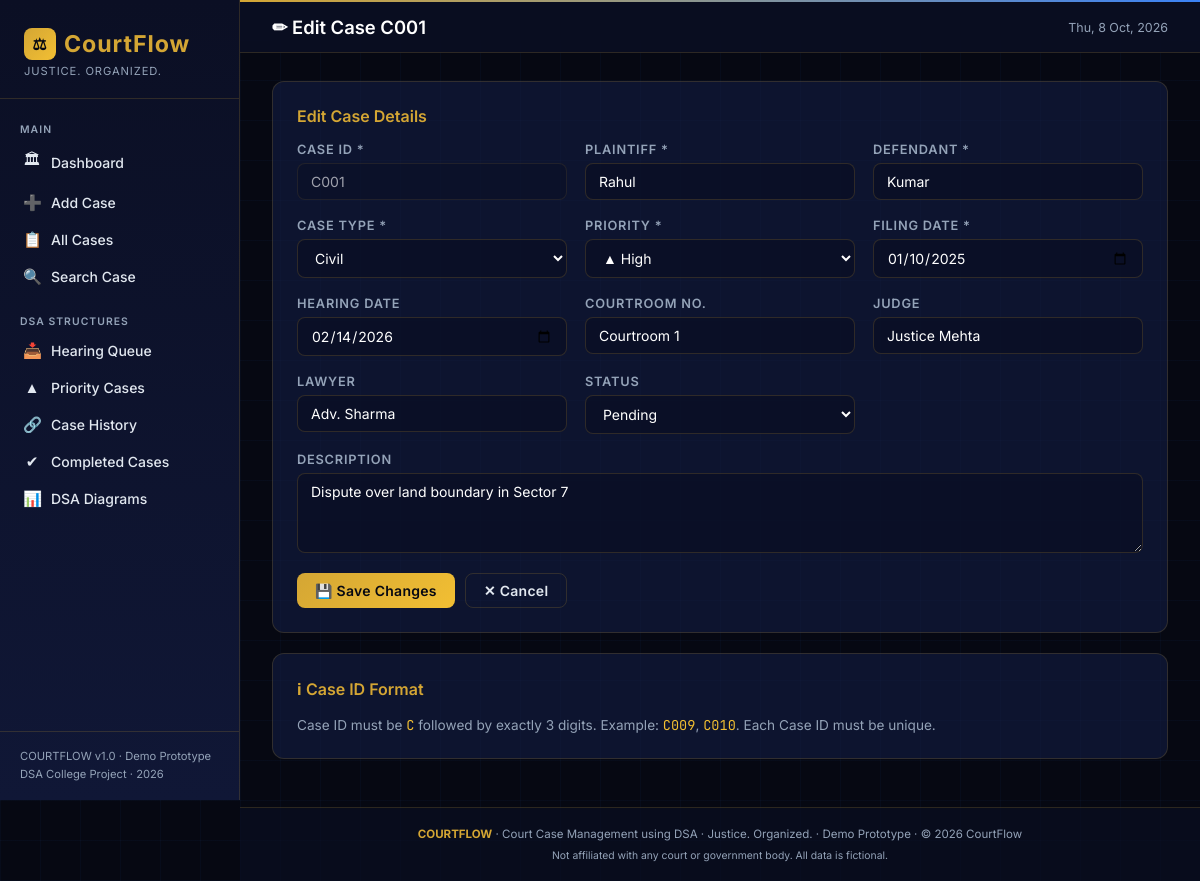
Page /edit/C001 on the committed database.
### tables this page shows
CREATE TABLE cases (
            case_id     TEXT PRIMARY KEY,
            plaintiff   TEXT NOT NULL,
            defendant   TEXT NOT NULL,
            case_type   TEXT NOT NULL,
            description TEXT,
            priority    TEXT NOT NULL DEFAULT 'Low',
            filing_date TEXT NOT NULL,
            hearing_date TEXT,
            judge       TEXT,
            lawyer      TEXT,
            status      TEXT NOT NULL DEFAULT 'Pending'
        , courtroom_no TEXT DEFAULT 'Courtroom 1');

### app.py (the view, shortened to what this page needs)
@app.route("/edit/<case_id>", methods=["GET", "POST"])
def edit_case(case_id):
    case = db.get_case_by_id(case_id)
    if not case:
        flash(f"Case '{case_id}' not found.", "error")
        return redirect(url_for("cases"))
    return render_template("add_case.html", form=case, edit=True)

### database.py (called while the page is built)
def get_db():
    conn = sqlite3.connect(DB_PATH)
    conn.row_factory = sqlite3.Row   # allows row['column_name'] access
    conn.execute("PRAGMA foreign_keys = ON")
    return conn

def get_case_by_id(case_id):
    conn = get_db()
    row = conn.execute("SELECT * FROM cases WHERE case_id = ?", (case_id,)).fetchone()
    conn.close()
    return dict(row) if row else None

### templates/add_case.html (shortened to what this page needs)
{% extends "base.html" %}
{% block page_title %}{% if edit %}✏ Edit Case {{ form.case_id }}{% else %}➕ Add New Case{% endif %}{% endblock %}
{% block content %}
<div class="card">
  <h2 class="card-title">{% if edit %}Edit Case Details{% else %}File a New Case{% endif %}</h2>
  <form method="POST" autocomplete="off">
    <div class="form-grid">
      <div class="form-group">
        <label for="case_id">Case ID <span aria-label="required">*</span></label>
        <input type="text" id="case_id" name="case_id"
               value="{{ form.get('case_id','') }}"
               placeholder="e.g. C009"
               {% if edit %}readonly style="opacity:0.6"{% endif %}
               required pattern="C\d{3}"
               title="Format: C followed by 3 digits (e.g. C009)">
      </div>
      <div class="form-group">
        <label for="plaintiff">Plaintiff <span aria-label="required">*</span></label>
        <input type="text" id="plaintiff" name="plaintiff"
               value="{{ form.get('plaintiff','') }}" placeholder="Full name" required>
      </div>
      <div class="form-group">
        <label for="defendant">Defendant <span aria-label="required">*</span></label>
        <input type="text" id="defendant" name="defendant"
               value="{{ form.get('defendant','') }}" placeholder="Full name" required>
      </div>
      <div class="form-group">
        <label for="case_type">Case Type <span aria-label="required">*</span></label>
        <select id="case_type" name="case_type" required>
          {% for ct in ['Civil','Criminal','Property','Family','Constitutional','Commercial'] %}
            <option value="{{ ct }}" {% if form.get('case_type') == ct %}selected{% endif %}>{{ ct }}</option>
          {% endfor %}
        </select>
      </div>
      <div class="form-group">
        <label for="priority">Priority <span aria-label="required">*</span></label>
        <select id="priority" name="priority" required>
          <option value="High"   {% if form.get('priority') == 'High' %}selected{% endif %}>▲ High</option>
        </select>
      </div>
      <div class="form-group">
        <label for="filing_date">Filing Date <span aria-label="required">*</span></label>
        <input type="date" id="filing_date" name="filing_date"
               value="{{ form.get('filing_date','') }}" required>
      </div>
      <div class="form-group">
        <label for="hearing_date">Hearing Date</label>
        <input type="date" id="hearing_date" name="hearing_date"
               value="{{ form.get('hearing_date','') }}">
      </div>
      <div class="form-group">
        <label for="courtroom_no">Courtroom No.</label>
        <input type="text" id="courtroom_no" name="courtroom_no"
               value="{{ form.get('courtroom_no','Courtroom 1') }}" placeholder="e.g. Courtroom 1">
      </div>
      <div class="form-group">
        <label for="judge">Judge</label>
        <input type="text" id="judge" name="judge"
               value="{{ form.get('judge','') }}" placeholder="e.g. Justice Mehta">
      </div>
      <div class="form-group">
        <label for="lawyer">Lawyer</label>
        <input type="text" id="lawyer" name="lawyer"
               value="{{ form.get('lawyer','') }}" placeholder="e.g. Adv. Sharma">
      </div>
      {% if edit %}
      <div class="form-group">
        <label for="status">Status</label>
        <select id="status" name="status">
          <option value="Pending"   {% if form.get('status') == 'Pending' %}selected{% endif %}>Pending</option>
        </select>
      </div>
      {% endif %}
      <div class="form-group form-full">
        <label for="description">Description</label>
        <textarea id="description" name="description"
                  placeholder="Brief case description">{{ form.get('description','') }}</textarea>
      </div>
    </div>
    <div class="form-actions">
      <button type="submit" class="btn btn-primary">
        {% if edit %}💾 Save Changes{% else %}📥 File Case{% endif %}
      </button>
      <a href="{{ url_for('cases') }}" class="btn btn-ghost">✕ Cancel</a>
    </div>
  </form>
</div>
<div class="card" style="margin-top:12px">
  <div class="card-title">ℹ Case ID Format</div>
  <p style="font-size:0.85rem;color:var(--text-muted)">
    Case ID must be <span class="mono text-gold">C</span> followed by exactly 3 digits.
    Example: <span class="mono text-gold">C009</span>, <span class="mono text-gold">C010</span>.
    Each Case ID must be unique.
  </p>
</div>
{% endblock %}

### static/style.css (style rules this page uses)
:root { --midnight-0: #060812; --midnight-1: #0b0f24; --midnight-2: #101736; --midnight-3: #151f48; --midnight-4: #1a285a; --gold: #d4a634; --gold-light: #f2bf33; --blue: #3b82f6; --blue-dark: #2563eb; --text-primary: #ffffff; --text-secondary: #e2e8f0; --text-muted: #94a3b8; --glass-bg: rgba(21, 31, 72, 0.55); --glass-border: rgba(212, 166, 52, 0.18); --glass-blur: blur(14px); --radius: 12px; --radius-sm: 8px; --shadow-gold: 0 0 24px rgba(212,166,52,0.10); --shadow-blue: 0 0 24px rgba(59,130,246,0.13); --transition: 0.22s cubic-bezier(.4,0,.2,1); }
*, *::before, *::after { box-sizing: border-box; margin: 0; padding: 0; }
html { font-size: 16px; scroll-behavior: smooth; }
body { font-family: 'Inter', system-ui, sans-serif; background-color: var(--midnight-0); color: var(--text-primary); min-height: 100vh; display: flex; overflow-x: hidden; }
a { color: var(--blue); text-decoration: none; }
body::before { content: ''; position: fixed; inset: 0; background-image: linear-gradient(rgba(59,130,246,0.04) 1px, transparent 1px), linear-gradient(90deg, rgba(59,130,246,0.04) 1px, transparent 1px); background-size: 40px 40px; pointer-events: none; z-index: 0; }
.card { background: var(--glass-bg); border: 1px solid var(--glass-border); border-radius: var(--radius); padding: 24px; backdrop-filter: var(--glass-blur); margin-bottom: 20px; transition: border-color var(--transition), box-shadow var(--transition); }
.card-title { font-size: 1.0rem; font-weight: 600; color: var(--gold); margin-bottom: 16px; display: flex; align-items: center; gap: 8px; }
.btn { display: inline-flex; align-items: center; gap: 6px; padding: 8px 18px; font-size: 0.875rem; font-weight: 600; border: none; border-radius: var(--radius-sm); cursor: pointer; transition: background var(--transition), transform var(--transition), box-shadow var(--transition); font-family: 'Inter', sans-serif; letter-spacing: 0.02em; text-decoration: none; }
.btn-primary { background: linear-gradient(135deg, var(--gold), var(--gold-light)); color: var(--midnight-0); }
.btn-ghost { background: transparent; border: 1px solid var(--glass-border); color: var(--text-secondary); }
.form-grid { display: grid; grid-template-columns: repeat(auto-fit, minmax(240px, 1fr)); gap: 18px; }
.form-group { display: flex; flex-direction: column; gap: 6px; }
.form-group label { font-size: 0.80rem; font-weight: 600; color: var(--text-muted); text-transform: uppercase; letter-spacing: 0.06em; }
.form-group input, .form-group select, .form-group textarea { background: rgba(11,15,36,0.75); border: 1px solid var(--glass-border); border-radius: var(--radius-sm); padding: 9px 13px; color: var(--text-primary); font-size: 0.875rem; font-family: 'Inter', sans-serif; transition: border-color var(--transition), box-shadow var(--transition); outline: none; }
.form-group textarea { min-height: 80px; resize: vertical; }
.form-group select option { background: var(--midnight-2); }
.form-full { grid-column: 1 / -1; }
.form-actions { margin-top: 20px; display: flex; gap: 10px; flex-wrap: wrap; }
.text-gold { color: var(--gold-light); }
.mono { font-family: 'JetBrains Mono', monospace; }

### rows in the picture
cases: case_id "C001", plaintiff "Rahul", defendant "Kumar", case_type "Civil", priority "▲ High", filing_date "01/10/2025", hearing_date "02/14/2026", courtroom_no "Courtroom 1", judge "Justice Mehta", lawyer "Adv. Sharma", status "Pending", description "Dispute over land boundary in Sector 7"
